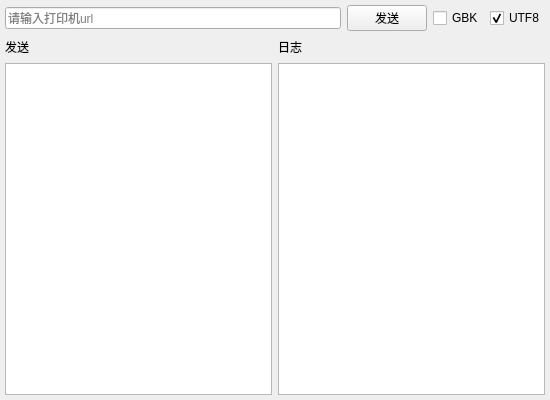
<?xml version="1.0" encoding="UTF-8"?>
<ui version="4.0">
 <class>Widget</class>
 <widget class="QWidget" name="Widget">
  <property name="geometry">
   <rect>
    <x>0</x>
    <y>0</y>
    <width>550</width>
    <height>400</height>
   </rect>
  </property>
  <property name="windowTitle">
   <string>Widget</string>
  </property>
  <layout class="QVBoxLayout" name="verticalLayout">
   <property name="leftMargin">
    <number>5</number>
   </property>
   <property name="topMargin">
    <number>5</number>
   </property>
   <property name="rightMargin">
    <number>5</number>
   </property>
   <property name="bottomMargin">
    <number>5</number>
   </property>
   <item>
    <layout class="QHBoxLayout" name="horizontalLayout">
     <item>
      <widget class="QLineEdit" name="leditUrl">
       <property name="placeholderText">
        <string>请输入打印机url</string>
       </property>
      </widget>
     </item>
     <item>
      <widget class="QPushButton" name="btnSend">
       <property name="text">
        <string>发送</string>
       </property>
      </widget>
     </item>
     <item>
      <widget class="QCheckBox" name="chkBoxGBK">
       <property name="text">
        <string>GBK</string>
       </property>
      </widget>
     </item>
     <item>
      <widget class="QCheckBox" name="chkBoxUTF">
       <property name="text">
        <string>UTF8</string>
       </property>
       <property name="checked">
        <bool>true</bool>
       </property>
      </widget>
     </item>
    </layout>
   </item>
   <item>
    <layout class="QHBoxLayout" name="horizontalLayout_2">
     <item>
      <widget class="QLabel" name="label">
       <property name="text">
        <string>发送</string>
       </property>
      </widget>
     </item>
     <item>
      <spacer name="horizontalSpacer">
       <property name="orientation">
        <enum>Qt::Horizontal</enum>
       </property>
       <property name="sizeHint" stdset="0">
        <size>
         <width>40</width>
         <height>20</height>
        </size>
       </property>
      </spacer>
     </item>
     <item>
      <widget class="QLabel" name="label_2">
       <property name="text">
        <string>日志</string>
       </property>
      </widget>
     </item>
     <item>
      <spacer name="horizontalSpacer_2">
       <property name="orientation">
        <enum>Qt::Horizontal</enum>
       </property>
       <property name="sizeHint" stdset="0">
        <size>
         <width>40</width>
         <height>20</height>
        </size>
       </property>
      </spacer>
     </item>
    </layout>
   </item>
   <item>
    <layout class="QHBoxLayout" name="horizontalLayout_3">
     <item>
      <widget class="QPlainTextEdit" name="peditSend"/>
     </item>
     <item>
      <widget class="QPlainTextEdit" name="peditLog"/>
     </item>
    </layout>
   </item>
  </layout>
 </widget>
 <resources/>
 <connections/>
</ui>
